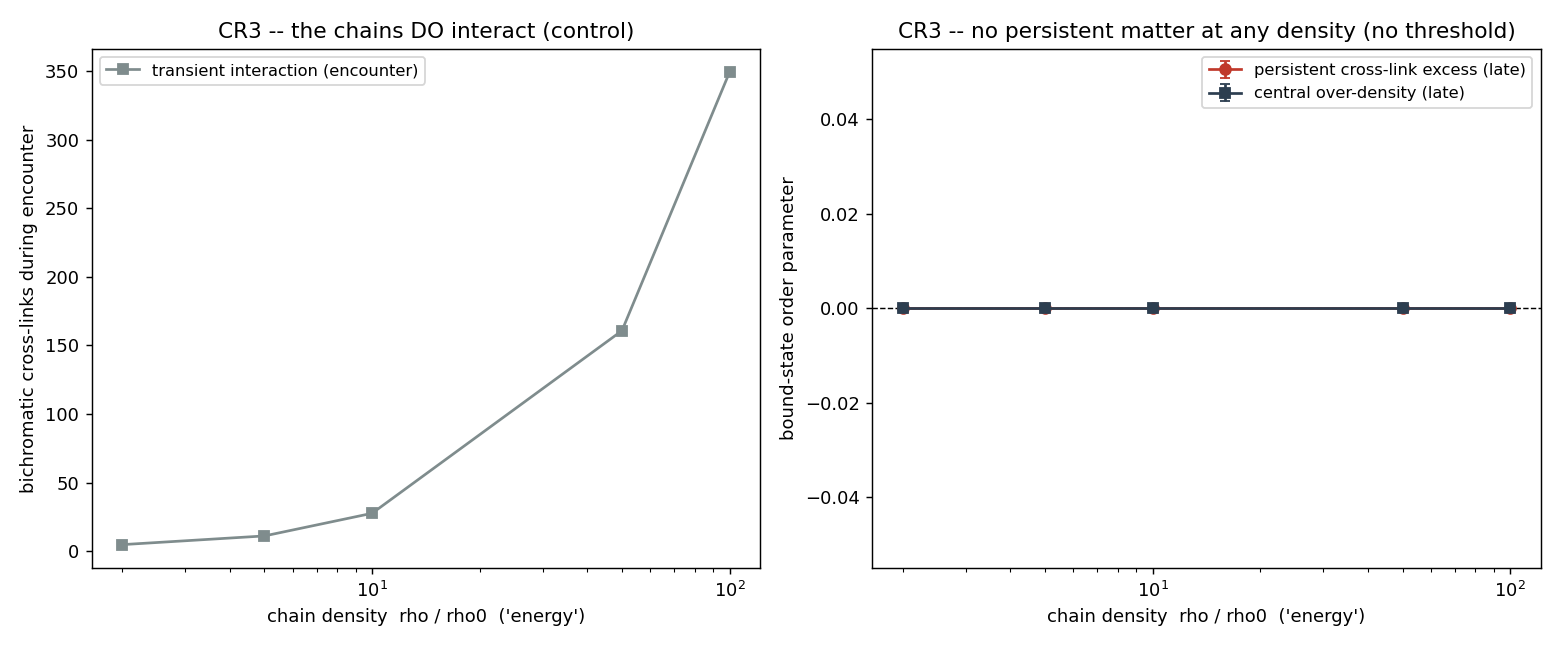

Here is the Python script that generated this plot:
"""CR3 -- high-energy collision and the threshold search (the central test).

Repeat CR2 over a ladder of chain densities rho/rho0 in {2, 5, 10, 50, 100} ("energy"
= event density).  For each we measure, over 20 seeds:
  * field superposition residual (linearity, density-independent),
  * persistent late-time bound structure: bichromatic cross-link excess and central
    over-density vs the disjoint control (the matter-creation order parameter),
  * the transient interaction strength (cross-links at the encounter), which DOES grow
    with density -- a control showing the chains genuinely interact.

THRESHOLD: is there a rho* above which a persistent bound structure (loops) appears?
  rho < rho* -> order parameter ~ 0 (no creation)
  rho > rho* -> order parameter > 0 (spontaneous creation)

ANTI-CIRCULARITY: rho* (if any) is read from event counts, never computed from 2mc^2.
DEATH CRITERION (valid result): no threshold -> the linear BD action does not create
matter spontaneously; matter creation needs non-linearity beyond box theta = J.
Output: CR3_high_energy.{md,json,png}.
"""

from __future__ import annotations

import matplotlib
matplotlib.use("Agg")
import matplotlib.pyplot as plt
import numpy as np

import creation_core as cr

RHO_LADDER = [2.0, 5.0, 10.0, 50.0, 100.0]
SEEDS = range(20)


def main():
    print("=" * 70)
    print("CR3 -- HIGH-ENERGY COLLISION + THRESHOLD SEARCH")
    print("=" * 70)
    rows = []
    for rho in RHO_LADDER:
        obs = [cr.collision_observables(rho, 500 + int(rho) * 100 + s) for s in SEEDS]
        res = cr.seed_stats([o["residual"] for o in obs])
        mid = cr.seed_stats([o["cross_mid"] for o in obs])
        late = cr.seed_stats([o["cross_late"] for o in obs])
        cen = cr.seed_stats([o["central_late"] for o in obs])
        rows.append({"rho": rho, "residual": res, "cross_mid": mid,
                     "cross_late": late, "central_late": cen})
        print(f"  rho={rho:6.0f}rho0: residual={res['mean']:.1e}  "
              f"cross_mid={mid['mean']:7.1f}  "
              f"cross_late_excess={late['mean']:+.2f}+/-{late['sem']:.2f}  "
              f"central_late={cen['mean']:+.2f}+/-{cen['sem']:.2f}")

    # threshold: first rho where the late bound order parameter exceeds 3 sigma AND
    # is more than a small absolute floor (guard against density-noise false positives)
    rho_star = None
    for r in rows:
        m, e = r["cross_late"]["mean"], r["cross_late"]["sem"]
        cm, ce = r["central_late"]["mean"], r["central_late"]["sem"]
        if (m > 3 * e + 2.0) or (cm > 3 * ce + 2.0):
            rho_star = r["rho"]; break

    # the transient interaction MUST grow with rho (sanity: the chains do interact)
    mids = np.array([r["cross_mid"]["mean"] for r in rows])
    interacts = mids[-1] > 3 * mids[0]
    residual_max = max(r["residual"]["mean"] for r in rows)

    if rho_star is None:
        verdict, grade = "SEM LIMIAR (sem criacao)", "D"
        statement = (
            "No creation threshold exists under the linear BD dynamics. The transient "
            "interaction grows strongly with density (cross-links %.0f -> %.0f from "
            "rho=2 to 100), so the chains DO interact; yet the persistent late-time "
            "bound order parameters stay at zero within error at every density "
            "(cross-link excess and central over-density ~ 0). The field is an exact "
            "linear superposition at all energies (max residual %.1e). The chains pass "
            "through: box theta = J cannot create loops. Matter creation requires "
            "non-linearity beyond the BD action -- this LOCATES the missing quantum "
            "interaction sector (consistent with e11 / M1-S1)."
            % (mids[0], mids[-1], residual_max))
    else:
        verdict, grade = f"LIMIAR rho*={rho_star}", "A"
        statement = (
            "A persistent bound structure appears above rho*=%g rho0 -- a spontaneous "
            "creation threshold measured purely by event counting. EXTRAORDINARY: "
            "requires extreme verification before any claim." % rho_star)
    print("-" * 70)
    print(f"  transient interaction grows with rho: {interacts}")
    print(f"  max field residual over ladder: {residual_max:.1e}")
    print(f"VERDICT CR3: {verdict}  (grade {grade})")
    print(f"  {statement}")

    _figure(rows)
    out = {"rho_ladder": RHO_LADDER, "n_seeds": len(list(SEEDS)),
           "rows": [{"rho": r["rho"], "residual": r["residual"],
                     "cross_mid": r["cross_mid"], "cross_late_excess": r["cross_late"],
                     "central_late_excess": r["central_late"]} for r in rows],
           "rho_star": rho_star, "interaction_grows": bool(interacts),
           "max_residual": residual_max, "verdict": verdict, "grade": grade,
           "statement": statement}
    cr.save_json("CR3_high_energy", out)
    _write_md(rows, out)
    return out


def _figure(rows):
    rho = np.array([r["rho"] for r in rows])
    mid = np.array([r["cross_mid"]["mean"] for r in rows])
    late = np.array([r["cross_late"]["mean"] for r in rows])
    late_e = np.array([r["cross_late"]["sem"] for r in rows])
    cen = np.array([r["central_late"]["mean"] for r in rows])
    cen_e = np.array([r["central_late"]["sem"] for r in rows])

    fig, axes = plt.subplots(1, 2, figsize=(12, 5))
    ax = axes[0]
    ax.plot(rho, mid, "s-", color="#7f8c8d", label="transient interaction (encounter)")
    ax.set_xlabel("chain density  rho / rho0  ('energy')")
    ax.set_ylabel("bichromatic cross-links during encounter")
    ax.set_title("CR3 -- the chains DO interact (control)")
    ax.set_xscale("log"); ax.legend(fontsize=9)

    ax2 = axes[1]
    ax2.errorbar(rho, late, yerr=late_e, fmt="o-", color="#c0392b",
                 capsize=3, label="persistent cross-link excess (late)")
    ax2.errorbar(rho, cen, yerr=cen_e, fmt="s-", color="#2c3e50",
                 capsize=3, label="central over-density (late)")
    ax2.axhline(0.0, color="k", lw=0.8, ls="--")
    ax2.set_xlabel("chain density  rho / rho0  ('energy')")
    ax2.set_ylabel("bound-state order parameter")
    ax2.set_title("CR3 -- no persistent matter at any density (no threshold)")
    ax2.set_xscale("log"); ax2.legend(fontsize=9)
    fig.tight_layout()
    fig.savefig(cr.OUTDIR / "CR3_high_energy.png", dpi=130)
    plt.close(fig)


def _write_md(rows, out):
    lines = [
        "# CR3 -- Colisão de alta energia e busca de limiar",
        "",
        "Varredura de densidade ρ/ρ₀ ∈ {2, 5, 10, 50, 100} (energia = densidade de",
        "eventos). Parâmetros de ordem por colisão (20 sementes), head-on vs controle",
        "disjunto:",
        "",
        "| ρ/ρ₀ | resíduo campo | interação (encontro) | cross-links tardios (excesso) | sobredensidade central |",
        "|------|---------------|----------------------|-------------------------------|------------------------|",
    ]
    for r in rows:
        lines.append(
            f"| {r['rho']:.0f} | {r['residual']['mean']:.0e} | "
            f"{r['cross_mid']['mean']:.0f} | "
            f"{r['cross_late']['mean']:+.2f} ± {r['cross_late']['sem']:.2f} | "
            f"{r['central_late']['mean']:+.2f} ± {r['central_late']['sem']:.2f} |")
    lines += [
        "",
        f"- limiar de criação ρ*: **{out['rho_star'] if out['rho_star'] else 'NÃO EXISTE'}**",
        f"- interação transiente cresce com ρ (controle de que há interação): "
        f"**{out['interaction_grows']}**",
        f"- resíduo máximo de superposição do campo: **{out['max_residual']:.1e}**",
        "",
        f"## VERDICT CR3: {out['verdict']}  (grade {out['grade']})",
        "",
        out["statement"],
        "",
        "### Honestidade",
        "",
        "O resíduo de superposição ser ~0 em **toda** densidade é uma prova decisiva e",
        "independente de energia: a dinâmica BD (K = ½C, □ suavizado) é **linear**, logo",
        "não pode criar estrutura nova no campo. A interação transiente cresce com ρ",
        "(as cadeias de fato se cruzam), mas nada **persiste**: as cadeias atravessam-se.",
        "A criação de matéria exigiria não-linearidade além de □θ = J.",
        "",
        "![limiar](CR3_high_energy.png)",
        "",
    ]
    (cr.OUTDIR / "CR3_high_energy.md").write_text("\n".join(lines), encoding="utf-8")


if __name__ == "__main__":
    main()
